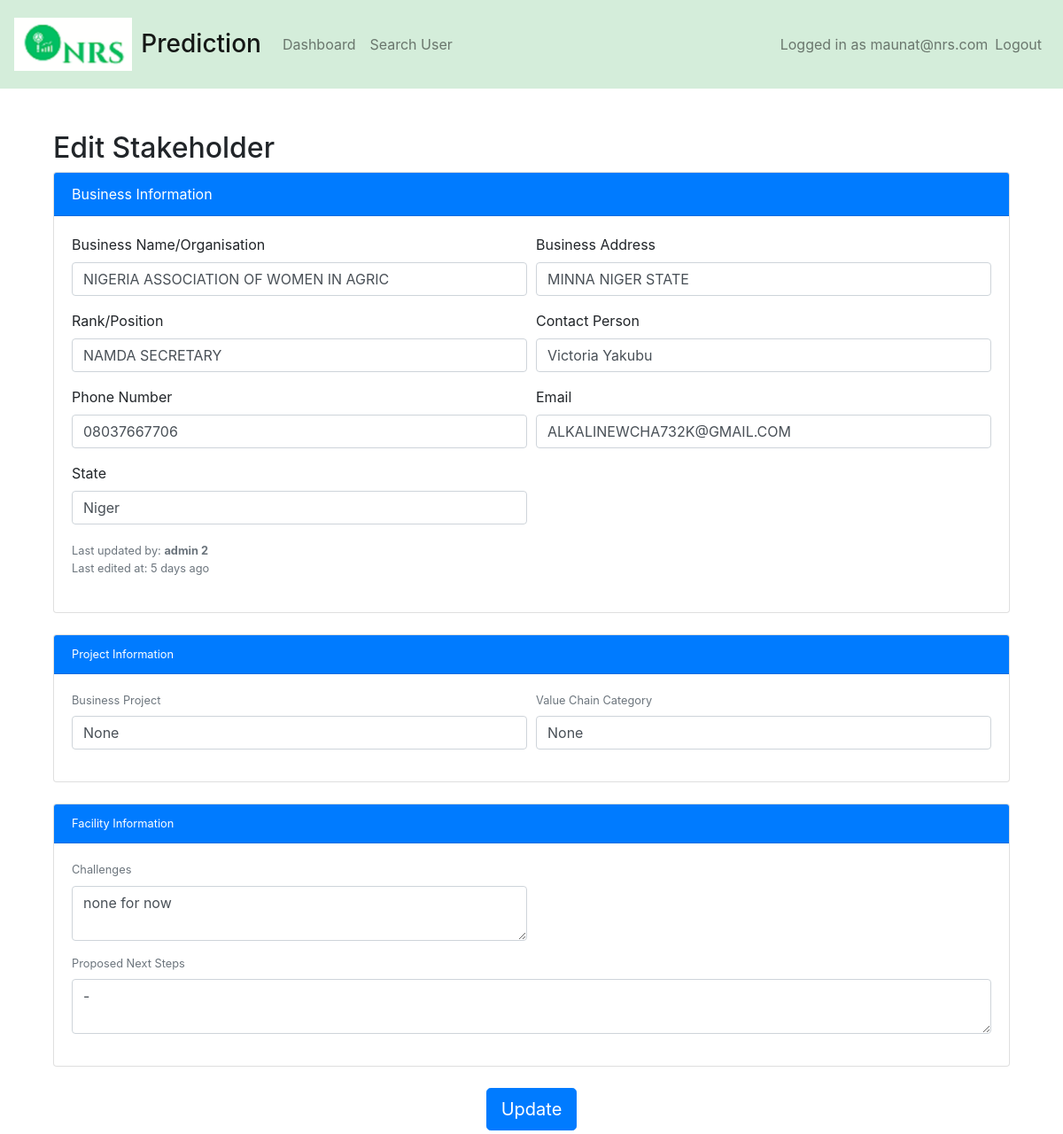
/edit_user/2 (signed in), run on the app's committed database.
### app.py (models this page shows)
class Admin(db.Model):
    id = db.Column(db.Integer, primary_key=True)
    email = db.Column(db.String(100), unique=True, nullable=False)
    admin_name = db.Column(db.String(150), nullable=False)
    admin_address = db.Column(db.String(150), nullable=False)
    phone_number = db.Column(db.String(15), nullable=False)
    password = db.Column(db.String(200), nullable=False)
    is_admin = db.Column(db.Boolean, default=False)

class User(db.Model):
    id = db.Column(db.Integer, primary_key=True)
    business_name = db.Column(db.String(100), nullable=True)
    business_project = db.Column(db.String(100), nullable=True)
    position = db.Column(db.String(100), nullable=True)
    contact_person = db.Column(db.String(100), nullable=False)
    business_address = db.Column(db.String(100), nullable=True)
    phone_number = db.Column(db.String(15), nullable=False)
    email = db.Column(db.String(100), nullable=True)
    state = db.Column(db.String(100), nullable=False)
    value_chain_cat = db.Column(db.String(100), nullable=True)
    proposed_next_steps = db.Column(db.String(100), nullable=True, default="-")
    challenges = db.Column(db.String(100), nullable=True, default="-")
    registered_by_admin_id = db.Column(db.Integer, db.ForeignKey('admin.id'), nullable=True)
    last_edited_by = db.Column(db.Integer, nullable=True)
    registered_by_admin = db.relationship('Admin', backref='registered_users')
    last_edited_at = db.Column(db.DateTime, nullable=False, default=datetime.utcnow)

### app.py (the view, shortened to what this page needs)
@app.route('/edit_user/<int:user_id>', methods=['GET', 'POST'])
@admin_required
def edit_user(user_id):
    form = RegistrationForm()
    user = User.query.get_or_404(user_id)
    admins = Admin.query.all()  # Fetch all admin details
    current_user_id = session['is_admin']  # Get the current user ID
    if not session['is_admin']:
        abort(403)  # Forbidden
    admins = Admin.query.all()
    if user.last_edited_at:
        user_last_edited_at = user.last_edited_at if user.last_edited_at.tzinfo else user.last_edited_at.replace(tzinfo=timezone.utc)
        humanized_last_edited_at = humanize.naturaltime(datetime.now(timezone.utc) - user_last_edited_at)
    else:
        humanized_last_edited_at = 'Never'
    return render_template('edit_user.html', user=user, admins=admins, form=form,current_user_id=current_user_id,humanized_last_edited_at=humanized_last_edited_at)

### app.py (called while the page is built)
@app.before_request
def before_request():
    session.permanent = True
    app.permanent_session_lifetime = timedelta(minutes=20)
    session.modified = True
    session['last_activity'] = time.time()

def admin_required(f):
    @wraps(f)
    def decorated_function(*args, **kwargs):
        if 'user_id' not in session or not session.get('is_admin'):
            flash('You do not have permission to access this page.', 'danger')
            return redirect(url_for('login'))
        return f(*args, **kwargs)
    return decorated_function

### templates/edit_user.html (shortened to what this page needs)
{% extends "base.html" %}
{% block content %}
<div class="container mt-5">
    <h2>Edit Stakeholder</h2>
    <form method="POST">
        <div class="card mb-4">
            <div class="card-header bg-primary text-white">Business Information</div>
            <div class="card-body">
                <div class="form-row">
                    <div class="form-group col-md-6">
                        <label for="business_name">Business Name/Organisation</label>
                        <input type="text" class="form-control" id="business_name" name="business_name" value="{{ user.business_name }}">
                    </div>
                    <div class="form-group col-md-6">
                        <label for="business_address">Business Address</label>
                        <input type="text" class="form-control" id="business_address" name="business_address" value="{{ user.business_address }}">
                    </div>
                    <div class="form-group col-md-6">
                        <label for="position">Rank/Position</label>
                        <input type="text" class="form-control" id="position" name="position" value="{{ user.position }}">
                    </div>
                    <div class="form-group col-md-6">
                        <label for="contact_person">Contact Person</label>
                        <input type="text" class="form-control" id="contact_person" name="contact_person" value="{{ user.contact_person }}">
                    </div>
                    <div class="form-group col-md-6">
                        <label for="phone_number">Phone Number</label>
                        <input type="text" class="form-control" id="phone_number" name="phone_number" value="{{ user.phone_number }}">
                    </div>
                    <div class="form-group col-md-6">
                        <label for="email">Email</label>
                        <input type="email" class="form-control" id="email" name="email" value="{{ user.email }}">
                    </div>
                    <div class="form-group col-md-6">
                        <label for="state">State</label>
                        <input type="text" class="form-control" id="state" name="state" value="{{ user.state }}">
                    </div>
                </div>
             <div class="form-group">
                <small class="form-text text-muted">Last updated by:
               <strong> {% if user.last_edited_by == session['user_id'] %}
                        You
                    {% else %}
                        {% for admin in admins %}
                            {% if admin.id == user.last_edited_by %}
                                {{ admin.admin_name }}
                            {% endif %}
                        {% endfor %}
                    {% endif %}</strong>
                <br>
              Last edited at: {{ humanized_last_edited_at }}
            </div>
            </div>
</div>
        <div class="card mb-4">
            <div class="card-header bg-primary text-white">Project Information</div>
            <div class="card-body">
                <div class="form-row">
                    <div class="form-group col-md-6">
                        <label for="business_project">Business Project</label>
                        <input type="text" class="form-control" id="business_project" name="business_project" value="{{ user.business_project }}">
                    </div>
                    <div class="form-group col-md-6">
                        <label for="value_chain_cat">Value Chain Category</label>
                        <input type="text" class="form-control" id="value_chain_cat" name="value_chain_cat" value="{{ user.value_chain_cat }}">
                    </div>
                </div>
            </div>
        </div>
        <div class="card mb-4">
            <div class="card-header bg-primary text-white">Facility Information</div>
            <div class="card-body">
                <div class="form-row">
                    <div class="form-group col-md-6">
                        <label for="challenges">Challenges</label>
                        <textarea class="form-control" id="challenges" name="challenges">{{ user.challenges }}</textarea>
                    </div>
                </div>
                <div class="form-group">
                    <label for="proposed_next_steps">Proposed Next Steps</label>
                    <textarea class="form-control" id="proposed_next_steps" name="proposed_next_steps">{{ user.proposed_next_steps }}</textarea>
                </div>
            </div>
        </div>
        <div class="text-center">
            <button type="submit" class="btn btn-primary btn-lg">Update</button>
        </div>
    </form>
</div>
{% endblock %}

### templates/base.html (shortened to what this page needs)
<!DOCTYPE html>
<html lang="en">
<head>
    <link href="https://stackpath.bootstrapcdn.com/bootstrap/4.5.2/css/bootstrap.min.css" rel="stylesheet">
</head>
<body>
    <nav class="navbar navbar-expand-lg navbar-light">
        <a class="navbar-brand" href="#">
            <img src="{{ url_for('static', filename='images/logo.png') }}" alt="Logo">
            <h2>Prediction</h2>
        </a>
        <div class="collapse navbar-collapse" id="navbarNav">
            <ul class="navbar-nav mr-auto">
                {% if session['user_id'] %}
                    <li class="nav-item">
                        <a class="nav-link" href="{{ url_for('admin_dashboard') }}">Dashboard</a>
                    </li>
                    <li class="nav-item">
                        <a class="nav-link" href="{{ url_for('search') }}">Search User</a>
                    </li>
                {% endif %}
            </ul>
            {% if session['user_id'] %}
                <ul class="navbar-nav">
                    <li class="nav-item">
                        <span class="navbar-text">
                            Logged in as {{ session['email'] }}{% if session['admin.id'] %} (Admin){% endif %}
                        </span>
                    </li>
                    <li class="nav-item">
                        <a class="nav-link" href="{{ url_for('logout') }}">Logout</a>
                    </li>
                </ul>
            {% endif %}
        </div>
    </nav>
    <div class="container mt-5">
        {% block content %}{% endblock %}
    </div>
</body>
</html>

### templates/base.html (style rules this page uses)
.navbar { height: 100px; background-color: #d4edda; }
.navbar-brand { display: flex; align-items: center; }
.navbar-brand img { max-height: 60px; margin-right: 10px; }
.navbar-brand h2 { display: inline-block; font-size: 1.75rem; margin: 0; }
.navbar-nav .nav-link { font-size: 1rem; padding-left: 20px; padding-right: 20px; color: black; }

### data on the page
Admin: email "maunat@nrs.com"
User: business_name "NIGERIA ASSOCIATION OF WOMEN IN AGRIC", business_address "MINNA NIGER STATE", position "NAMDA SECRETARY", contact_person "Victoria Yakubu", phone_number "08037667706", email "ALKALINEWCHA732K@GMAIL.COM", state "Niger", business_project "None", value_chain_cat "None", challenges "none for now", proposed_next_steps "-"
Admin: admin_name "admin 2"

### other printed values
{{ humanized_last_edited_at }} "5 days ago"
